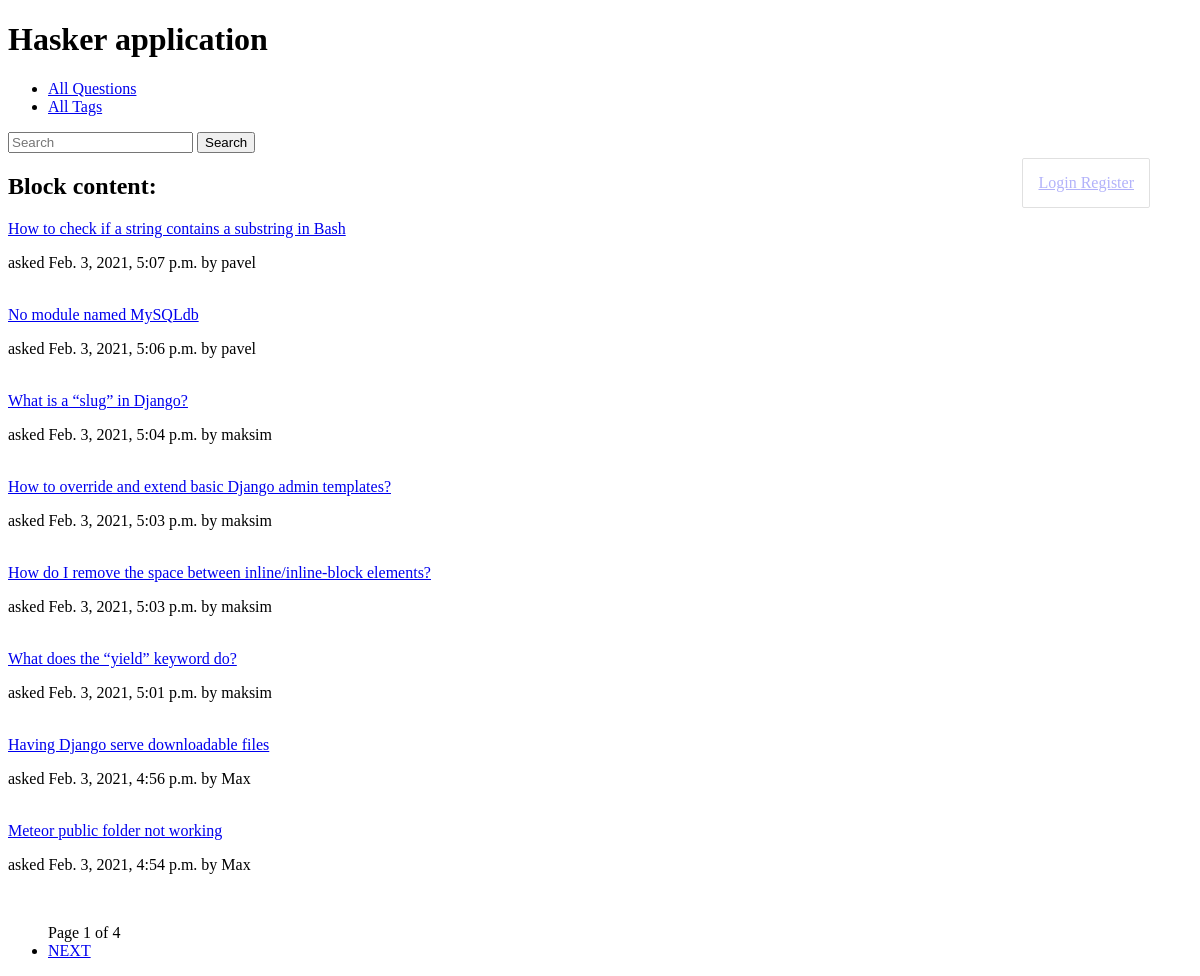
The page / on the database its author committed.
### hasker/models.py (models this page shows, shortened)
class Question(models.Model):
    author = models.ForeignKey(User, on_delete=models.CASCADE)
    title = models.CharField(max_length=150, db_index=True)
    slug = models.SlugField(max_length=150, blank=True, unique=True)
    content = models.TextField(blank=False, db_index=True)
    tags = models.ManyToManyField('Tag', blank=True, related_name='questions')
    date_create = models.DateTimeField(auto_now_add=True)
    def get_absolute_url(self):
        return reverse('question_detail_url', kwargs={'slug': self.slug})
    class Meta:
        ordering = ['-date_create']

### hasker/views.py (the view)
# urls.py: path('', IndexView.as_view(), name='questions_list_url'),
class IndexView(generic.ListView):
    template_name = 'hasker/index.html'
    context_object_name = 'questions'
    paginate_by = 8
    def get_queryset(self):
        search_query = self.request.GET.get('search', '')
        if search_query:
            return Question.objects.filter(Q(title__icontains=search_query) | Q(content__icontains=search_query))
        return Question.objects.all()

### hasker/templates/hasker/index.html (shortened to what this page needs)
{% extends 'hasker/base_hasker.html' %}
{% block content %}
    <h2>Block content:</h2>
    {% for question in questions %}
        <div>
            <a href="{{ question.get_absolute_url }}" >{{ question.title }} </a>
            <p> asked {{ question.date_create }} by {{ question.author }} </p>
            <br>
        </div>
    {% endfor %}
{% endblock %}

### rows shown on the page
Question: title "How to check if a string contains a substring in Bash", date_create "Feb. 3, 2021, 5:07 p.m.", author "pavel"
Question: title "No module named MySQLdb", date_create "Feb. 3, 2021, 5:06 p.m.", author "pavel"
Question: title "What is a “slug” in Django?", date_create "Feb. 3, 2021, 5:04 p.m.", author "maksim"
Question: title "How to override and extend basic Django admin templates?", date_create "Feb. 3, 2021, 5:03 p.m.", author "maksim"
Question: title "How do I remove the space between inline/inline-block elements?", date_create "Feb. 3, 2021, 5:03 p.m.", author "maksim"
Question: title "What does the “yield” keyword do?", date_create "Feb. 3, 2021, 5:01 p.m.", author "maksim"
Question: title "Having Django serve downloadable files", date_create "Feb. 3, 2021, 4:56 p.m.", author "Max"
Question: title "Meteor public folder not working", date_create "Feb. 3, 2021, 4:54 p.m.", author "Max"

### other values the page prints
{{ page_obj.number }} "1"
{{ page_obj.paginator.num_pages }} "4"
